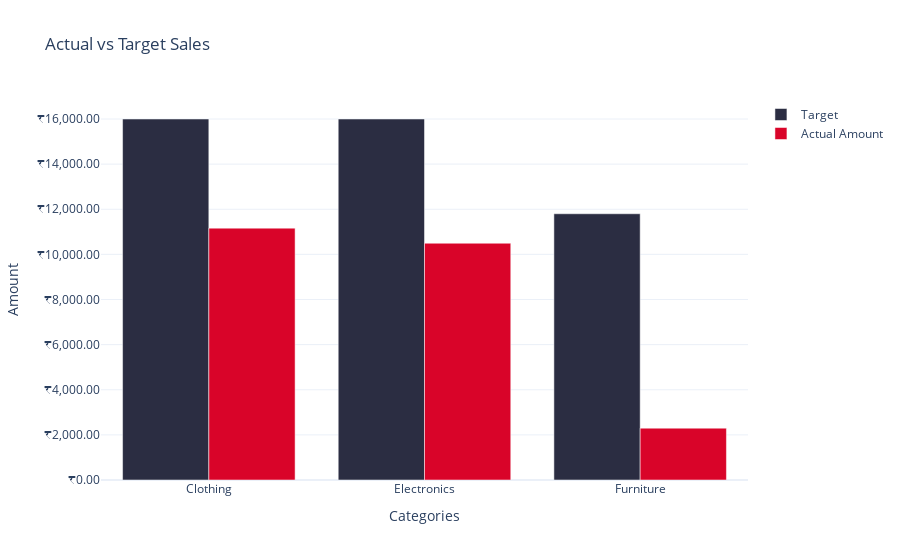

This figure's notebook cell:
### Code cell
target_category = df_ST.groupby('Category').max().reset_index()
details_category = df_OD.groupby('Category').sum().reset_index()

target_category['Actual_Amount'] = details_category['Profit']

fig = go.Figure(data=[
    go.Bar(name='Target', x=target_category['Category'], y=target_category['Target'],
          marker_color='#2b2d42'),
    go.Bar(name='Actual Amount', x=target_category['Category'], y=target_category['Actual_Amount'],
          marker_color='#d90429')
])

fig.update_layout(title_text='Actual vs Target Sales',
                 template='plotly_white')

fig.update_xaxes(title_text='Categories')
fig.update_yaxes(title_text='Amount')

fig.update_layout(yaxis_tickprefix = '₹', yaxis_tickformat = ',.2f')


fig.layout.xaxis.fixedrange = True
fig.layout.yaxis.fixedrange = True

fig.show()

### Figure 1 — Plotly figure (JSON) as saved in the notebook; plotly's stock layout.template omitted (floating-point values rounded to 4 significant figures)
{"data": [{"marker": {"color": "#2b2d42"}, "name": "Target", "type": "bar", "x": ["Clothing", "Electronics", "Furniture"], "y": [16000, 16000, 11800]}, {"marker": {"color": "#d90429"}, "name": "Actual Amount", "type": "bar", "x": ["Clothing", "Electronics", "Furniture"], "y": [11163, 10494, 2298]}], "layout": {"title": {"text": "Actual vs Target Sales"}, "xaxis": {"fixedrange": true, "title": {"text": "Categories"}}, "yaxis": {"fixedrange": true, "tickformat": ",.2f", "tickprefix": "₹", "title": {"text": "Amount"}}}}
